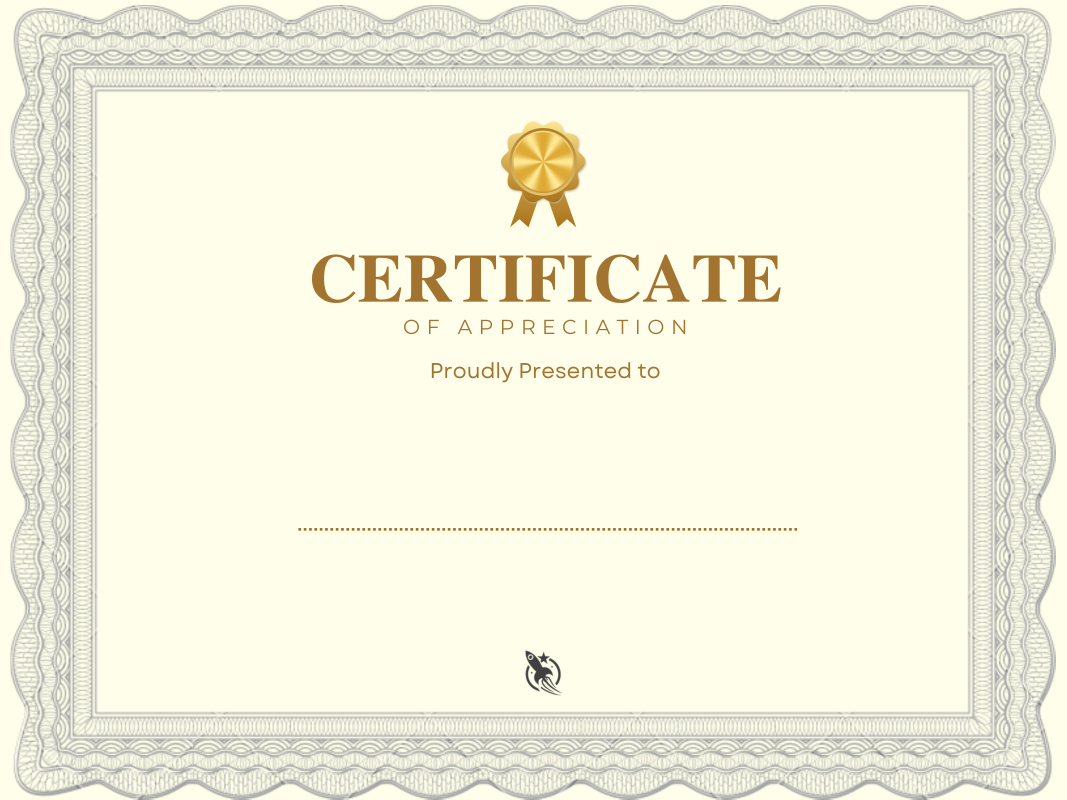
#> input picture assets/certificate_bg.png, 3200 x 2400 px (shown at 1/3 size)
$ python -i certificate.py   (imports and definitions only)
#> lines starting #> are read from the running program, lines starting #| are printed output that depends on the picture
#> further down, picture is the input picture: PIL image 3200x2400 RGB; mean R, G, B 243.1, 241.3, 222.6
"""Feature 11: speaker thank-you certificate (感謝狀).

Format = the club's official Canva certificate design DAGzIgWU-E4 (one page per past
speaker, 400 x 300). The newest speaker page (page 1, 周世恩 Shih-En Chou, 2026-11-04) is the
template: wavy guilloche frame, gold medal, "CERTIFICATE / OF APPRECIATION / Proudly Presented
to", the speaker's Chinese name (heavy serif) next to the English name (script), a dotted rule,
three gold lines

    In Appreciation of Your Inspiring Sharing on
    “<full lecture title>”
    at NYCU IEC on <Month D, YYYY>

and the club rocket logo. No signature, no ROC date.

Two ways to produce it (same idea as canva_step):

* mode "connector" (used for 11/25): Canva's official connector copies template page 1 into a new
  design (the original design is never edited), replaces the Chinese name, English name, title
  and date, re-centres the name pair, and exports a vector PDF. A 3200 x 2400 PNG is rendered from
  that PDF. The files live in <event.canva.exported_dir>/certificate.pdf / certificate.png and
  make_certificate() simply copies them.
* fallback: Pillow re-render on assets/certificate_bg.png, which is the same Canva page exported
  with the three variable text boxes deleted, so frame / medal / headings / rule / logo are pixel
  identical. Fonts approximate Canva's (Source Han Serif Heavy -> Noto Serif TC/CJK, Aniyah
  script -> Great Vibes, Garet -> Montserrat; bundled OFL fonts are in assets/fonts).
"""
from __future__ import annotations

import os
import shutil
from datetime import date
from pathlib import Path

from PIL import Image, ImageDraw, ImageFont

from .event import Event

ROOT = Path(__file__).resolve().parent.parent
BACKGROUND = ROOT / "assets" / "certificate_bg.png"
FONTS = ROOT / "assets" / "fonts"
# Kept for backwards compatibility (old DAGkWpv1Xc8-style frame, no longer used).
FRAME = BACKGROUND

CANVA_TEMPLATE_DESIGN = "DAGzIgWU-E4"


# [4 lines left out: function certificate_template_id, not called in this run]
CANVA_TEMPLATE_PAGE = 1
CANVA_BLANK_DESIGN = "DAHa96agpic"  # copy of page 1 with the variable texts deleted -> certificate_bg.png
CONNECTOR_STEPS = (
    f"Copy page {CANVA_TEMPLATE_PAGE} of Canva design {CANVA_TEMPLATE_DESIGN} into a NEW design "
    "(copy-design with page_numbers=[1]; never edit the original). In the copy, find-and-replace: "
    "Chinese name text box -> speaker name_zh; script English name box -> English name; inside the "
    "body box replace only the quoted title with the full lecture title and the date after "
    "'at NYCU IEC on' with english_date(ev). Re-centre the name pair on x=200 keeping the original "
    "~2.5 px gap. Title the design '感謝狀｜<speaker>｜<date>'. Export PDF; render PNG 3200x2400 "
    "from the PDF; save as <canva.exported_dir>/certificate.pdf/.png."
)

# Canva page is 400 x 300; we render at 8x.
W, H = 3200, 2400
SCALE = W / 400

PAPER = (255, 254, 234)
NAME_INK = (0, 0, 0)
BODY_INK = (162, 116, 48)

# Name pair (measured on the Canva export of the 11/25 page at 3200 px).
NAME_ZH_INK_TOP = 1334
NAME_ZH_SIZE = 195
NAME_EN_INK_BOTTOM = 1500
NAME_EN_SIZE = 172
NAME_GAP = 28  # ink gap between 謝慈 and Candice
# Body: three centred lines; ink tops of each line, max width = Canva text box width.
BODY_TOPS = (1687, 1748, 1818)
BODY_SIZE = 49
BODY_MAX_W = 199.28 * SCALE

ZH_HEAVY = [
    (r"C:\Windows\Fonts\NotoSerifTC-VF.ttf", 0, b"Black"),
    ("/usr/share/fonts/opentype/noto/NotoSerifCJK-Black.ttc", 3, None),
    ("/usr/share/fonts/opentype/noto/NotoSerifCJK-Bold.ttc", 3, None),
    (r"C:\Windows\Fonts\mingliub.ttc", 0, None),
    (r"C:\Windows\Fonts\msjhbd.ttc", 0, None),
]
SCRIPT = [(str(FONTS / "GreatVibes-Regular.ttf"), 0, None)]
LATIN = [(str(FONTS / "Montserrat-VariableFont_wght.ttf"), 0, b"Regular")]
CJK_SANS = [
    (r"C:\Windows\Fonts\NotoSansTC-VF.ttf", 0, b"Regular"),
    ("/usr/share/fonts/opentype/noto/NotoSansCJK-Regular.ttc", 3, None),
    (r"C:\Windows\Fonts\msjh.ttc", 0, None),
]
# Old names kept so existing callers/tests importing them don't break.
BOLD, REG = ZH_HEAVY, CJK_SANS

MONTHS = ["January", "February", "March", "April", "May", "June", "July", "August",
          "September", "October", "November", "December"]


# [14 lines left out: function _font, not called in this run]


def english_date(d: date) -> str:
    """Date as on the official card: 'November 25, 2026' (no zero padding)."""
    return f"{MONTHS[d.month - 1]} {d.day}, {d.year}"


def roc_date(d: date) -> str:
    """ROC date (old DAGkWpv1Xc8 format); kept for other callers, not printed on the new card."""
    return f"中華民國 {d.year - 1911} 年 {d.month} 月 {d.day} 日"


# [11 lines left out: function speaker_names, not called in this run]


def speaker_line(ev: Event | dict) -> str:
    zh, en = speaker_names(ev)
    return f"{zh} {en}".strip()


def lecture_title(ev: Event) -> str:
    return (ev.raw.get("certificate_title") or ev.raw.get("title") or ev["title"]).strip()


# The bundled background paints the original club's rocket here. Other clubs get that mark covered.
LOGO_BOX = (1548, 1928, 1712, 2108)


# [48 lines left out: functions _club, is_original_club, certificate_org, body_lines, canva_export_paths, _mixed_runs, not called in this run]


def _line_width(text: str, latin, cjk) -> float:
    return sum((latin if a else cjk).getlength(s) for a, s in _mixed_runs(text))


# [54 lines left out: functions _line_ink, _draw_body_line, _compose, not called in this run]


def certificate_view(im: Image.Image) -> Image.Image:
    """Show the certificate card, not the page it was sitting on.

    A Canva or browser export sometimes places the 4:3 card on a larger page, or stacks
    every past certificate in one tall image. Trim the page background, then keep one card.
    """
    rgb = im.convert("RGB")
    rgb = _trim_page_margin(rgb)
    w, h = rgb.size
    if w < 8 or h < 8:
        return rgb
    ratio = w / h
    target = 4 / 3
    if 1.15 <= ratio <= 1.55:
        return rgb
    if ratio < target:
        new_h = max(1, int(round(w / target)))
        if new_h < h:
            return rgb.crop((0, 0, w, new_h))
        return rgb
    new_w = max(1, int(round(h * target)))
    if new_w < w:
        left = (w - new_w) // 2
        return rgb.crop((left, 0, left + new_w, h))
    return rgb


def _trim_page_margin(im: Image.Image, tol: int = 18) -> Image.Image:
    """Cut a flat border when every corner is the same page color."""
#> called with tol = 18
    w, h = im.size
#> w = 3200; h = 2400
    if w < 4 or h < 4:
        return im
    px = im.load()
    corners = (px[0, 0], px[w - 1, 0], px[0, h - 1], px[w - 1, h - 1])
#> corners = ((255, 254, 234), (255, 254, 234), (255, 254, 234), (255, 254, 234))

    def close(a, b) -> bool:
        return all(abs(int(a[i]) - int(b[i])) <= tol for i in range(3))

    if not all(close(c, corners[0]) for c in corners):
        return im
    bg = corners[0]
#> bg = (255, 254, 234)
    x_step = max(1, w // 200)
#> x_step = 16
    y_step = max(1, h // 200)
#> y_step = 12

    def row_blank(y: int) -> bool:
        return all(close(px[x, y], bg) for x in range(0, w, x_step))

    def col_blank(x: int) -> bool:
        return all(close(px[x, y], bg) for y in range(0, h, y_step))

    top = 0
    while top < h - 1 and row_blank(top):
        top += 1
#> after the loop, top = 15
    bottom = h - 1
#> bottom = 2399
    while bottom > top and row_blank(bottom):
        bottom -= 1
#> this loop made 0 passes
#> after the loop, bottom = 2399
    left = 0
#> left = 0
    while left < w - 1 and col_blank(left):
        left += 1
#> this loop made 31 passes
#> after the loop, left = 31
    right = w - 1
#> right = 3199
    while right > left and col_blank(right):
        right -= 1
#> this loop made 32 passes
#> right on passes 1 to 12: 3198, 3197, 3196, 3195, 3194, 3193, 3192, 3191, 3190, 3189, 3188, 3187
#> after the loop, right = 3167
    pad = 2
#> pad = 2
    left, top = max(0, left - pad), max(0, top - pad)
#> left = 29; top = 13
    right, bottom = min(w - 1, right + pad), min(h - 1, bottom + pad)
#> right = 3169
    if right - left < 8 or bottom - top < 8:
        return im
    return im.crop((left, top, right + 1, bottom + 1))
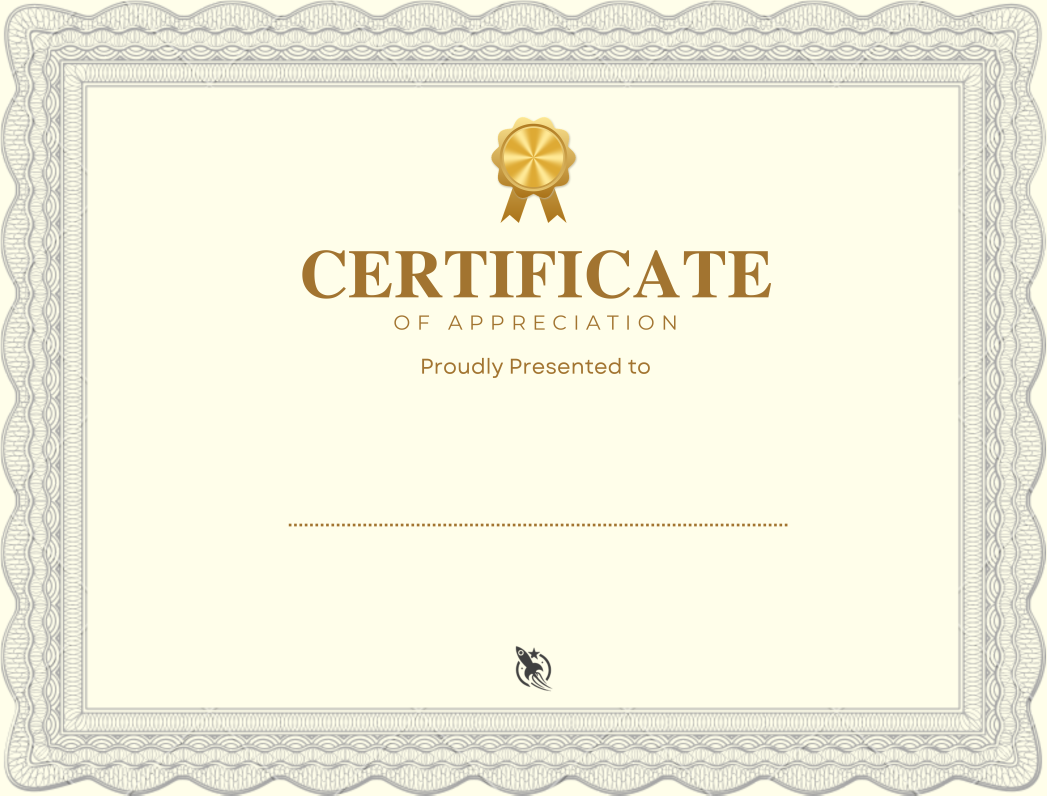
#> returned value: PIL image 3141x2387 RGB (shown at 1/3 size); mean R, G, B 242.8, 241, 222.3


def render_certificate(ev: Event) -> Image.Image:
    return _compose(ev)


# [30 lines left out: function make_certificate, not called in this run]

>>> from PIL import Image
>>> picture = Image.open('../assets/certificate_bg.png')
>>> result = certificate_view(picture)

$ run again, on assets/certificate_frame.png
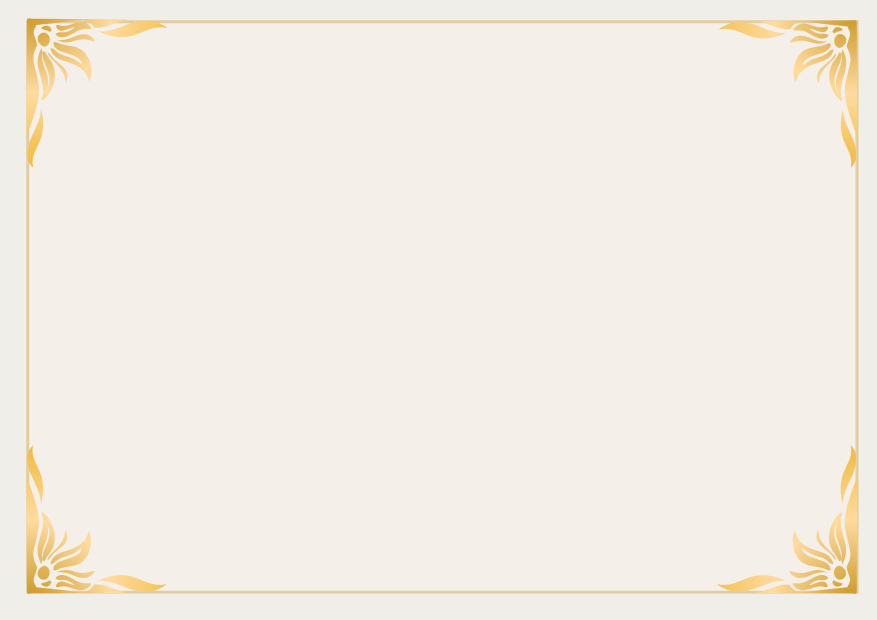
#> input picture assets/certificate_frame.png, 3508 x 2480 px (shown at 1/4 size)
#> picture is the input picture: PIL image 3508x2480 RGB; mean R, G, B 243.1, 237.3, 228.9
#> corners = ((239, 238, 233), (239, 238, 233), (239, 238, 233), (239, 238, 233))
#> bg = (239, 238, 233)
#> after the loop in _trim_page_margin, `while top < h - 1 and row_blank(top):`: top = 74
#> in _trim_page_margin, `bottom = h - 1`: bottom = 2479
#> the loop in _trim_page_margin, `while bottom > top and row_blank(bottom):` made 104 passes
#> bottom on passes 1 to 8: 2478, 2477, 2476, 2475, 2474, 2473, 2472, 2471
#> after the loop in _trim_page_margin, `while bottom > top and row_blank(bottom):`: bottom = 2375
#> in _trim_page_margin, `left = 0`: left = 0
#> the loop in _trim_page_margin, `while left < w - 1 and col_blank(left):` made 104 passes
#> after the loop in _trim_page_margin, `while left < w - 1 and col_blank(left):`: left = 104
#> in _trim_page_margin, `right = w - 1`: right = 3507
#> the loop in _trim_page_margin, `while right > left and col_blank(right):` made 73 passes
#> right on passes 1 to 8: 3506, 3505, 3504, 3503, 3502, 3501, 3500, 3499
#> after the loop in _trim_page_margin, `while right > left and col_blank(right):`: right = 3434
#> pad = 2
#> in _trim_page_margin, `left, top = max(0, left - pad), max(0, top - pad)`: left = 102; top = 72
#> in _trim_page_margin, `right, bottom = min(w - 1, right + pad), min(h - 1, bottom + pad)`: right = 3436; bottom = 2377
#> in _trim_page_margin, `return im.crop((left, top, right + 1, bottom + 1))`:
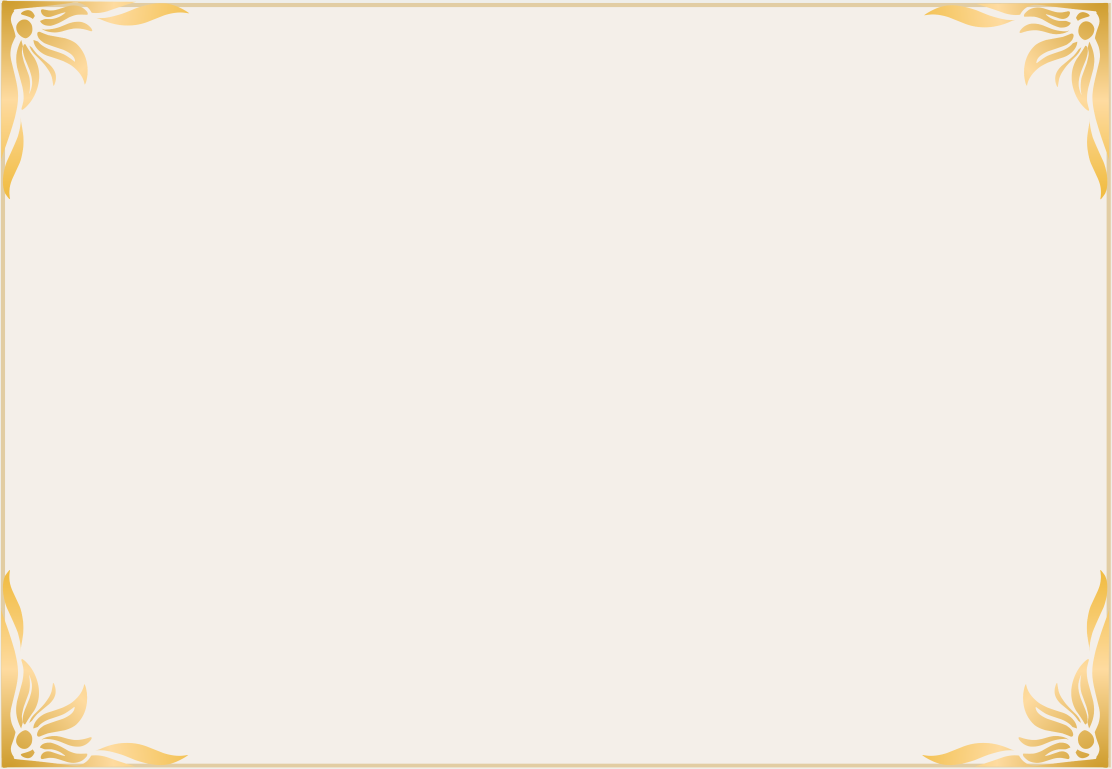
#> returned value: PIL image 3335x2306 RGB (shown at 1/3 size); mean R, G, B 243.6, 237.2, 228.3
